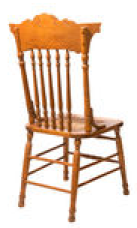
#> input picture segmented.png, 137 x 228 px
$ jupyter execute 'Add _Padding.ipynb'
#> lines starting #> are read from the running program, lines starting #| are printed output that depends on the picture; long printed decimals are rounded
[cell 1]
import cv2
import matplotlib.pyplot as plt
import numpy as np

[cell 2]
desired_size = 137
im_pth = "segmented.png"

im = cv2.imread(im_pth, cv2.IMREAD_UNCHANGED)
#> im is the input picture: shape (228, 137, 4); mean B, G, R, A 195.8, 211.3, 231.2, 107.6
print("Read image size {}".format(im.shape))
#| Read image size (228, 137, 4)

old_size = im.shape[:2] # old_size is in (height, width) format
#> old_size = (228, 137)
print("Old Size is {}".format(old_size))
#| Old Size is (228, 137)

ratio = float(desired_size)/max(old_size)
#> ratio = 0.601
new_size = tuple([int(x*ratio) for x in old_size])
#> new_size = (137, 82)

print("New Size is {}".format(new_size))
#| New Size is (137, 82)

# new_size should be in (width, height) format

im = cv2.resize(im, (new_size[1], new_size[0]))
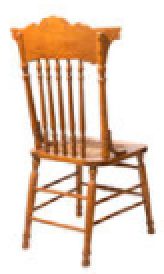
#> im: shape (137, 82, 4) (shown 2 times larger); mean B, G, R, A 195.7, 211.3, 231.2, 107.5

delta_w = desired_size - new_size[1]
#> delta_w = 55
delta_h = desired_size - new_size[0]
#> delta_h = 0
top, bottom = delta_h//2, delta_h-(delta_h//2)
#> top = 0; bottom = 0
left, right = delta_w//2, delta_w-(delta_w//2)
#> left = 27; right = 28

color = [0, 0, 0]
new_im = cv2.copyMakeBorder(im, top, bottom, left, right, cv2.BORDER_CONSTANT,
    value=color)
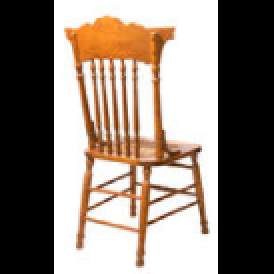
#> new_im: shape (137, 137, 4) (shown 2 times larger); mean B, G, R, A 117.2, 126.4, 138.4, 64.4

[cell 3]
plt.imshow(new_im)

[cell 4]
cv2.imwrite('padded.png', new_im)
#> Out = True

[cell 5]
filename = '/home/sidroy/Insight/projects/Pix2Vox/LargeDatasets/ShapeNetRendering/02691156/1a04e3eab45ca15dd86060f189eb133/rendering/00.png'

[cell 6]
im = cv2.imread(filename, cv2.IMREAD_UNCHANGED)
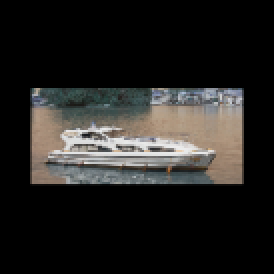
#> input picture datasets/DemoImage/car/car_subfolder/rendering/00.png, 137 x 137 px, found by its file name (shown 2 times larger)
#> im is the input picture: shape (137, 137, 4); mean B, G, R, A 32.4, 34.3, 35.6, 18

[cell 7]
max_val = np.amax(im)
#> max_val = 255
min_val = np.amin(im)
#> min_val = 0
mean_val = np.mean(im)
#> mean_val = 30.08
print("minimum value in image is {} and maximum value in image is {}".format(max_val,min_val))
#| minimum value in image is 255 and maximum value in image is 0
print("mean value of image is {}".format(mean_val))
#| mean value of image is 30.079
